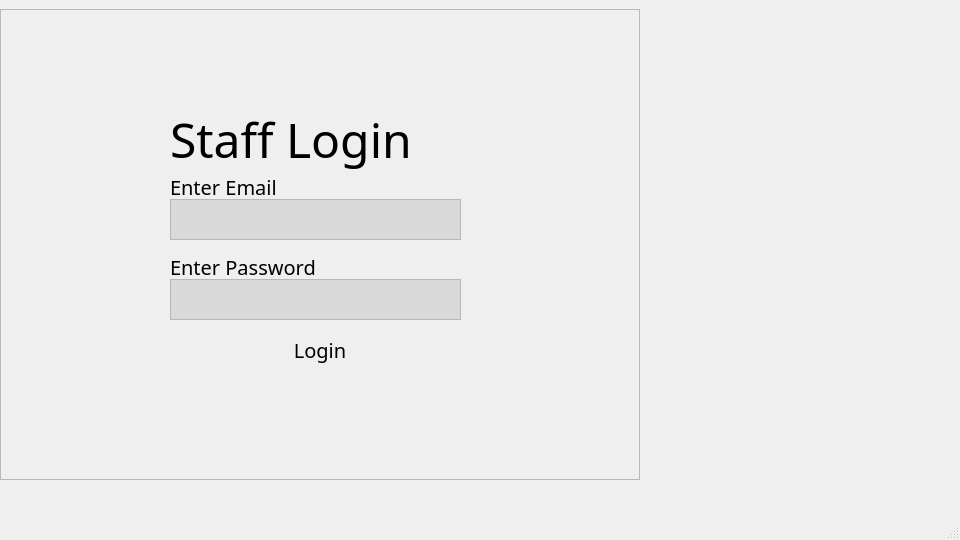
<?xml version="1.0" encoding="UTF-8"?>
<ui version="4.0">
 <class>MainWindow</class>
 <widget class="QMainWindow" name="MainWindow">
  <property name="geometry">
   <rect>
    <x>0</x>
    <y>0</y>
    <width>960</width>
    <height>540</height>
   </rect>
  </property>
  <property name="palette">
   <palette>
    <active>
     <colorrole role="Text">
      <brush brushstyle="SolidPattern">
       <color alpha="255">
        <red>0</red>
        <green>0</green>
        <blue>0</blue>
       </color>
      </brush>
     </colorrole>
     <colorrole role="Base">
      <brush brushstyle="SolidPattern">
       <color alpha="255">
        <red>255</red>
        <green>255</green>
        <blue>255</blue>
       </color>
      </brush>
     </colorrole>
    </active>
    <inactive>
     <colorrole role="Text">
      <brush brushstyle="SolidPattern">
       <color alpha="255">
        <red>0</red>
        <green>0</green>
        <blue>0</blue>
       </color>
      </brush>
     </colorrole>
     <colorrole role="Base">
      <brush brushstyle="SolidPattern">
       <color alpha="255">
        <red>255</red>
        <green>255</green>
        <blue>255</blue>
       </color>
      </brush>
     </colorrole>
    </inactive>
    <disabled/>
   </palette>
  </property>
  <property name="font">
   <font>
    <family>Montserrat</family>
    <italic>false</italic>
    <bold>false</bold>
   </font>
  </property>
  <property name="windowTitle">
   <string>Belize Social Security Application Manager</string>
  </property>
  <widget class="QWidget" name="centralwidget">
   <widget class="QFrame" name="frame">
    <property name="geometry">
     <rect>
      <x>0</x>
      <y>9</y>
      <width>640</width>
      <height>471</height>
     </rect>
    </property>
    <property name="palette">
     <palette>
      <active>
       <colorrole role="WindowText">
        <brush brushstyle="SolidPattern">
         <color alpha="255">
          <red>0</red>
          <green>0</green>
          <blue>0</blue>
         </color>
        </brush>
       </colorrole>
      </active>
      <inactive>
       <colorrole role="WindowText">
        <brush brushstyle="SolidPattern">
         <color alpha="255">
          <red>0</red>
          <green>0</green>
          <blue>0</blue>
         </color>
        </brush>
       </colorrole>
      </inactive>
      <disabled/>
     </palette>
    </property>
    <property name="frameShape">
     <enum>QFrame::Shape::StyledPanel</enum>
    </property>
    <property name="frameShadow">
     <enum>QFrame::Shadow::Raised</enum>
    </property>
    <widget class="QPushButton" name="login_button">
     <property name="geometry">
      <rect>
       <x>260</x>
       <y>320</y>
       <width>120</width>
       <height>41</height>
      </rect>
     </property>
     <property name="palette">
      <palette>
       <active>
        <colorrole role="Button">
         <brush brushstyle="SolidPattern">
          <color alpha="255">
           <red>2</red>
           <green>115</green>
           <blue>74</blue>
          </color>
         </brush>
        </colorrole>
       </active>
       <inactive>
        <colorrole role="Button">
         <brush brushstyle="SolidPattern">
          <color alpha="255">
           <red>2</red>
           <green>115</green>
           <blue>74</blue>
          </color>
         </brush>
        </colorrole>
       </inactive>
       <disabled>
        <colorrole role="Button">
         <brush brushstyle="SolidPattern">
          <color alpha="107">
           <red>255</red>
           <green>255</green>
           <blue>255</blue>
          </color>
         </brush>
        </colorrole>
        <colorrole role="ButtonText">
         <brush brushstyle="SolidPattern">
          <color alpha="135">
           <red>255</red>
           <green>255</green>
           <blue>255</blue>
          </color>
         </brush>
        </colorrole>
       </disabled>
      </palette>
     </property>
     <property name="font">
      <font>
       <family>Montserrat</family>
       <pointsize>15</pointsize>
       <italic>false</italic>
       <bold>false</bold>
      </font>
     </property>
     <property name="text">
      <string>Login</string>
     </property>
     <property name="flat">
      <bool>true</bool>
     </property>
    </widget>
    <widget class="QPlainTextEdit" name="plainTextEdit">
     <property name="geometry">
      <rect>
       <x>170</x>
       <y>270</y>
       <width>291</width>
       <height>41</height>
      </rect>
     </property>
     <property name="palette">
      <palette>
       <active>
        <colorrole role="Base">
         <brush brushstyle="SolidPattern">
          <color alpha="255">
           <red>217</red>
           <green>217</green>
           <blue>217</blue>
          </color>
         </brush>
        </colorrole>
       </active>
       <inactive>
        <colorrole role="Base">
         <brush brushstyle="SolidPattern">
          <color alpha="255">
           <red>217</red>
           <green>217</green>
           <blue>217</blue>
          </color>
         </brush>
        </colorrole>
       </inactive>
       <disabled/>
      </palette>
     </property>
     <property name="font">
      <font>
       <family>Montserrat</family>
       <pointsize>15</pointsize>
       <italic>false</italic>
       <bold>false</bold>
      </font>
     </property>
     <property name="lineWrapMode">
      <enum>QPlainTextEdit::LineWrapMode::NoWrap</enum>
     </property>
     <property name="plainText">
      <string/>
     </property>
     <property name="placeholderText">
      <string/>
     </property>
    </widget>
    <widget class="QLabel" name="label">
     <property name="geometry">
      <rect>
       <x>170</x>
       <y>250</y>
       <width>161</width>
       <height>16</height>
      </rect>
     </property>
     <property name="font">
      <font>
       <family>Montserrat</family>
       <pointsize>15</pointsize>
       <italic>false</italic>
       <bold>false</bold>
      </font>
     </property>
     <property name="text">
      <string>Enter Password</string>
     </property>
    </widget>
    <widget class="QPlainTextEdit" name="plainTextEdit_2">
     <property name="geometry">
      <rect>
       <x>170</x>
       <y>190</y>
       <width>291</width>
       <height>41</height>
      </rect>
     </property>
     <property name="palette">
      <palette>
       <active>
        <colorrole role="Base">
         <brush brushstyle="SolidPattern">
          <color alpha="255">
           <red>217</red>
           <green>217</green>
           <blue>217</blue>
          </color>
         </brush>
        </colorrole>
       </active>
       <inactive>
        <colorrole role="Base">
         <brush brushstyle="SolidPattern">
          <color alpha="255">
           <red>217</red>
           <green>217</green>
           <blue>217</blue>
          </color>
         </brush>
        </colorrole>
       </inactive>
       <disabled/>
      </palette>
     </property>
     <property name="font">
      <font>
       <family>Montserrat</family>
       <pointsize>15</pointsize>
       <italic>false</italic>
       <bold>false</bold>
      </font>
     </property>
     <property name="lineWrapMode">
      <enum>QPlainTextEdit::LineWrapMode::NoWrap</enum>
     </property>
     <property name="plainText">
      <string/>
     </property>
     <property name="placeholderText">
      <string/>
     </property>
    </widget>
    <widget class="QLabel" name="label_2">
     <property name="geometry">
      <rect>
       <x>170</x>
       <y>170</y>
       <width>161</width>
       <height>16</height>
      </rect>
     </property>
     <property name="font">
      <font>
       <family>Montserrat</family>
       <pointsize>15</pointsize>
       <italic>false</italic>
       <bold>false</bold>
      </font>
     </property>
     <property name="text">
      <string>Enter Email</string>
     </property>
    </widget>
    <widget class="QLabel" name="label_3">
     <property name="geometry">
      <rect>
       <x>170</x>
       <y>100</y>
       <width>301</width>
       <height>61</height>
      </rect>
     </property>
     <property name="font">
      <font>
       <family>Abhaya Libre</family>
       <pointsize>36</pointsize>
       <italic>false</italic>
       <bold>false</bold>
      </font>
     </property>
     <property name="text">
      <string>Staff Login</string>
     </property>
    </widget>
   </widget>
  </widget>
  <widget class="QMenuBar" name="menubar">
   <property name="geometry">
    <rect>
     <x>0</x>
     <y>0</y>
     <width>960</width>
     <height>33</height>
    </rect>
   </property>
  </widget>
  <widget class="QStatusBar" name="statusbar"/>
 </widget>
 <resources/>
 <connections/>
</ui>
